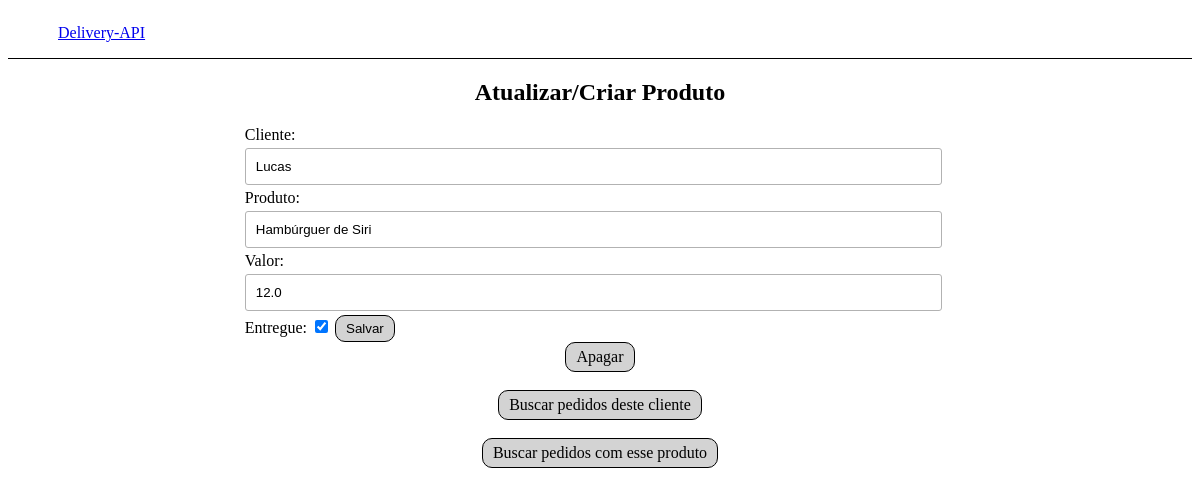
Before: /atualizar/2/ with the older database file.
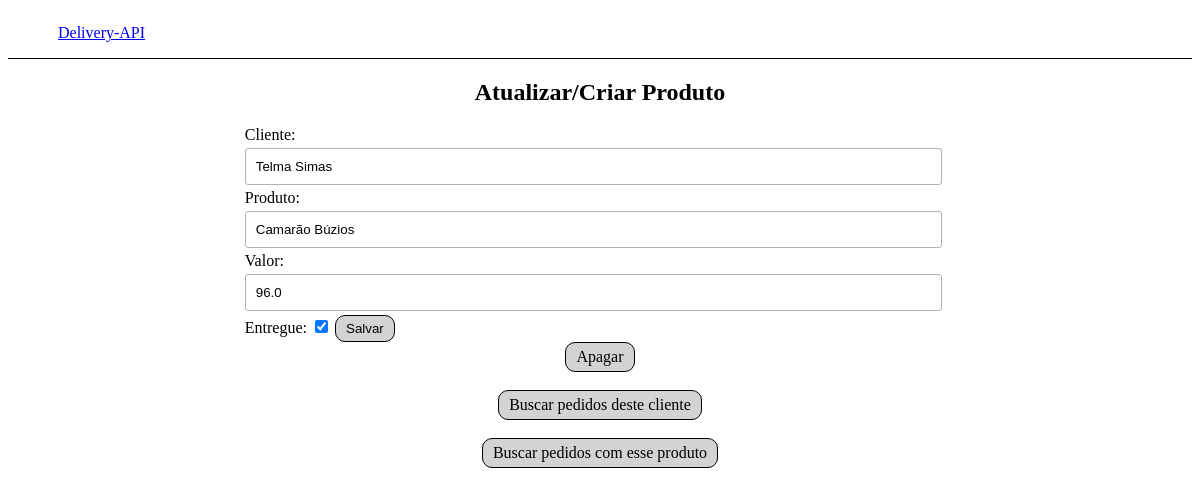
After: the same page with the newer database file.
### pedidos/models.py (models this page shows, shortened)
class Pedido(models.Model):
    cliente = models.CharField(max_length=255)
    produto = models.CharField(max_length=255)
    valor = models.FloatField()
    entregue = models.BooleanField()
    timestamp = models.DateTimeField(auto_now_add=True)

### pedidos/views.py (the view, shortened to what this page needs)
# urls.py: path('atualizar/<int:id>/', atualizar_pedido, name='atualizar_pedido'),
def atualizar_pedido(request, id):
    try:
        pedido = Pedido.objects.get(id=id)
    except Pedido.DoesNotExist:
        raise Http404(f"O pedido com id: {id} não existe")
    form = PedidoForm(request.POST or None, instance=pedido)
    return render(request, 'pedidos-form.html', {'form': form, 'pedido': pedido})

### pedidos/forms.py
class PedidoForm(forms.ModelForm):
    class Meta:
        model = Pedido
        fields = '__all__'

### pedidos/templates/pedidos-form.html (shortened to what this page needs)
<!DOCTYPE html>
<html lang="pt-br">
<head>
</head>
<body>
    <header>
        <a style="width: 20%; margin: 0 50px;" href="{% url 'listar_pedidos' %}">Delivery-API</a>
    </header>
    <section class="content">
        <h1>Atualizar/Criar Produto </h1>
        <form method="POST">
            {{ form }}
            <button type="submit">Salvar</button>
        </form>
        {% if pedido %}
            <a href="{% url 'apagar_pedido' pedido.id %}" class="botao">Apagar</a>
            <br>
            <a href="{% url 'valor_total_por_cliente' pedido.cliente %}" class="botao">Buscar pedidos deste cliente</a>
            <br>
            <a href="{% url 'valor_total_por_produto' pedido.produto %}" class="botao">Buscar pedidos com esse produto</a>
            {% endif %}
    </section>
</body>
</html>

Changed rows visible on the page:
changed Pedido: cliente "Lucas" → "Telma Simas"; produto "Hambúrguer de Siri" → "Camarão Búzios"; valor "12.0" → "96.0"
